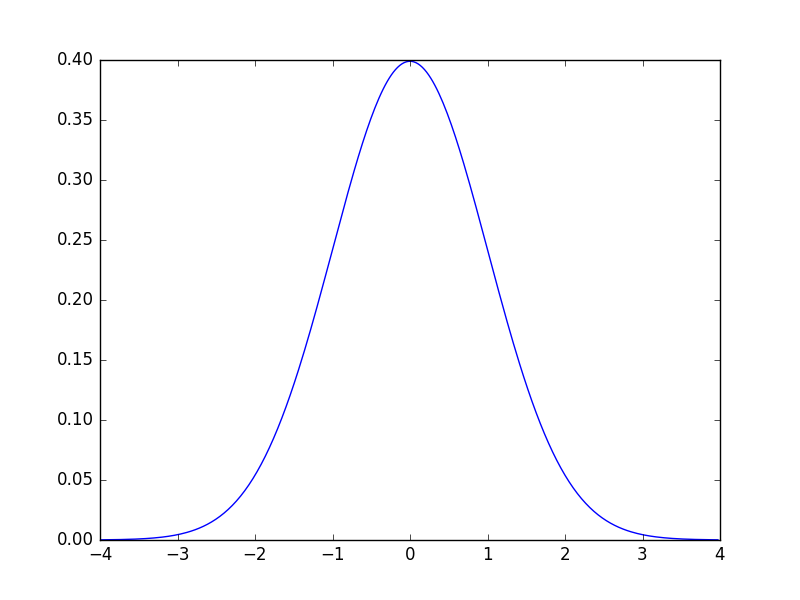

This figure's Python source:
#coding:utf-8
import os
import os.path
import csv
import wave as wave_loader
import numpy as np
import pylab as plt


#N = 500
#def weight_func(a,x) :
#    x = abs(x)
#    if(   x <  1 ) : return (a+2)*x*x*x + -(a+3)*x*x + 1
#    elif( x <  2 ) : return a*x*x*x - 5*a*x*x + 8*a*x - 4*a
#    return 0

#xAxis  = [-2.0 + 4.0 * i / N for i in range(N)]
#chart  = [weight_func(-0, xAxis[i]) for i in range(N)]

#simple gaussian
N = 300
s = 1.0
c = 1 / (np.sqrt(2*np.pi) * s * s)

axis  = [-4.0 + 8.0 * i / N for i in range(N)]
chart = [ c * np.exp( - axis[i] * axis[i] / (2*s*s) ) for i in range(N)]

plt.figure(0)
plt.plot(axis, chart )
plt.savefig("chart2D.png")




#sinA = [0]*6
#sinA[0] = [0.81 * np.sin(0 * 2 * np.pi * i / N ) for i in range(N) ]
#sinA[1] = [0.81 * np.sin(1 * 2 * np.pi * i / N ) for i in range(N) ]
#sinA[2] = [0.81 * np.sin(2 * 2 * np.pi * i / N ) for i in range(N) ]
#sinA[3] = [0.81 * np.sin(3 * 2 * np.pi * i / N ) for i in range(N) ]
#sinA[4] = [0.81 * np.sin(10 * 2 * np.pi * i / N ) for i in range(N) ]
#sinA[5] = [0.81 * np.sin(15   * 2 * np.pi * i / N ) for i in range(N) ]

#xAxis  = [i for i in range(N)]

#for i in range(7) :
#    plt.figure(i)
#    plt.plot(xAxis, sinA[i] )
#    plt.savefig(str(i) + ".png")
